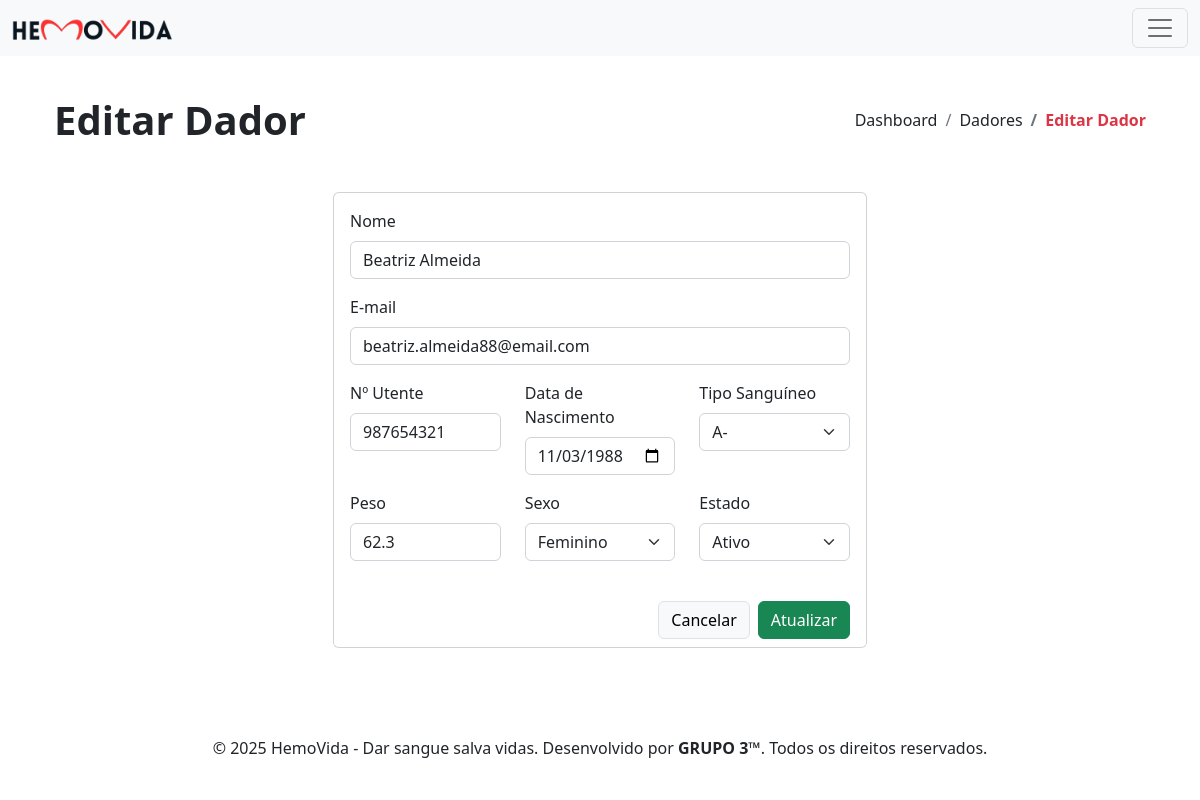
The page /dador-editar.php?table=dadores&id=9 on the database its author committed.
### tables this page shows
CREATE TABLE `dadores` (
  `id` int(11) NOT NULL,
  `nome` varchar(255) NOT NULL,
  `email` varchar(255) NOT NULL,
  `n_utente` int(11) NOT NULL,
  `data_nascimento` date NOT NULL,
  `tipo_sanguineo` enum('A+','A-','B+','B-','AB+','AB-','O+','O-') NOT NULL,
  `peso` float NOT NULL,
  `sexo` enum('Masculino','Feminino') NOT NULL,
  `estado` tinyint(1) NOT NULL,
  `data_inscricao` date NOT NULL
);

### includes/obter_registo.php (called while the page is built, shortened)
<?php
    include 'db_functions.php';
    $table = $_GET['table'] ?? null;
    $id = $_GET['id'] ?? null;
    $record = getRecordById($pdo, $table, (int)$id);
?>

### includes/db_functions.php (called while the page is built, shortened)
<?php
    function getRecordById(PDO $pdo, string $table, int $id): ?array {
        $allowedTables = ['bolsas_sangue', 'dadores', 'doacoes', 'hospitais', 'transfusoes'];
        try {
            $sql = "SELECT * FROM {$table} WHERE id = :id";
            $stmt = $pdo->prepare($sql);
            $stmt->bindParam(":id", $id, PDO::PARAM_INT);
            $stmt->execute();
            return $stmt->fetch(PDO::FETCH_ASSOC) ?: null;
        } catch (PDOException $e) {
            error_log("Erro ao buscar registo na tabela {$table}: " . $e->getMessage());
            return null;
        }
    }
?>

### dador-editar.php (the view, shortened to what this page needs)
<?php
    include 'partials/header.php';
    include 'includes/obter_registo.php';
    $dador = $record;
?>
<div class="container p-4">
    <?php include 'partials/page-header.php'; ?>
    <div class="row d-flex align-items-center justify-content-center py-4">
        <div class="col-xl-6 col-md-10 col-12">
            <div class="card">
                <form action="includes/update.php" method="POST">
                    <div class="card-body">
                        <div class="row">
                            <div class="col-12 mb-3">
                                <label class="form-label" for="nome">Nome</label>
                                <input type="text" class="form-control" name="nome" id="nome" value="<?php echo $dador['nome']; ?>" required>
                            </div>
                            <div class="col-12 mb-3">
                                <label class="form-label" for="email">E-mail</label>
                                <input type="email" class="form-control" name="email" id="email" value="<?php echo $dador['email']; ?>" required>
                            </div>
                        </div>
                        <div class="row">
                            <div class="col-lg-4 col-md-6 col-12 mb-3">
                                <label class="form-label" for="n_utente">Nº Utente</label>
                                <input type="text" class="form-control" name="n_utente" id="n_utente" pattern="^\d{9}$" title="Nº Utente deve ter exatamente 9 dígitos" value="<?php echo $dador['n_utente']; ?>" required>
                            </div>
                            <div class="col-lg-4 col-md-6 col-12 mb-3">
                                <label class="form-label" for="data_nascimento">Data de Nascimento</label>
                                <input type="date" class="form-control" name="data_nascimento" id="data_nascimento" value="<?php echo $dador['data_nascimento']; ?>" required>
                            </div>
                            <div class="col-lg-4 col-md-6 col-12 mb-3">
                                <label class="form-label" for="tipo_sanguineo">Tipo Sanguíneo</label>
                                <select class="form-select" name="tipo_sanguineo" id="tipo_sanguineo" required>
                                    <option value="A-" <?php echo $dador['tipo_sanguineo'] == 'A-' ? 'selected' : ''; ?>>A-</option>
                                </select>
                            </div>
                            <div class="col-lg-4 col-md-6 col-12 mb-3">
                                <label class="form-label" for="peso">Peso</label>
                                <input type="number" class="form-control" name="peso" id="peso" min="50" step="any" value="<?php echo $dador['peso']; ?>" required>
                            </div>
                            <div class="col-lg-4 col-md-6 col-12 mb-3">
                                <label class="form-label" for="sexo">Sexo</label>
                                <select class="form-select" name="sexo" id="sexo" data-live-search="true" required>
                                    <option value="Feminino" <?php echo $dador['sexo'] == 'Feminino' ? 'selected' : ''; ?>>Feminino</option>
                                </select>
                            </div>
                            <div class="col-lg-4 col-md-6 col-12 mb-3">
                                <label class="form-label" for="estado">Estado</label>
                                <select class="form-select" name="estado" id="estado" data-live-search="true" required>
                                    <option value="1" <?php echo $dador['estado'] == 1 ? 'selected' : ''; ?>>Ativo</option>
                                </select>
                            </div>
                        </div>
                    </div>
                    <div class="card-footer d-flex align-items-center justify-content-end gap-2 border-0 bg-white">
                        <a href="dadores.php" class="btn btn-light border">Cancelar</a>
                        <button type="submit" class="btn btn-success">Atualizar</button>
                    </div>
                </form>
            </div>
        </div>
    </div>
</div>
<?php include 'partials/footer.php'; ?>

### rows shown on the page
dadores: nome "Beatriz Almeida", email "beatriz.almeida88@email.com", n_utente "987654321", data_nascimento "11/03/1988", tipo_sanguineo "A-", peso "62.3", sexo "Feminino", estado "Ativo"

### other values the page prints
$pageTitle "Editar Dador"
$item['title'] "Dashboard"
$item['title'] "Dadores"
$item['title'] "Editar Dador"
